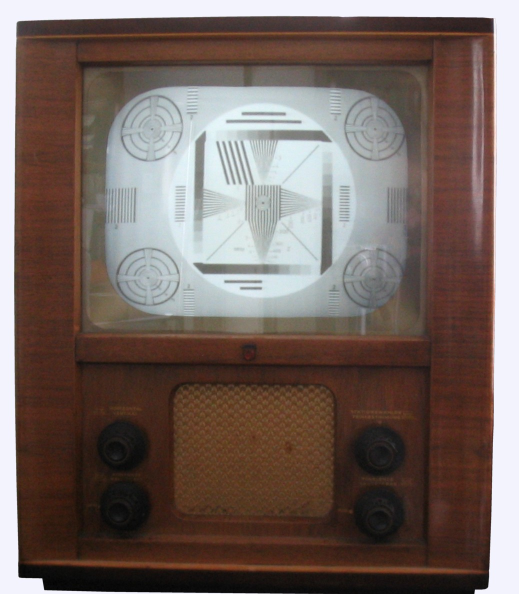
#> input picture assets/craftedbycm/tv_source.jpg, 1038 x 1188 px (shown at 1/2 size); its folder holds only this picture in this run
$ python -i compose.py   (imports and definitions only)
#> lines starting #> are read from the running program, lines starting #| are printed output that depends on the picture
### config.py
"""Clés API, constantes globales et helpers partagés du pipeline Curio."""

import datetime
import json
import sys
import unicodedata
from pathlib import Path

ROOT = Path(__file__).resolve().parent

ASSETS_DIR = ROOT / "assets"
REFERENCE_DIR = ASSETS_DIR / "curio_reference"
CLIPS_DIR = ASSETS_DIR / "clips"
LOGO_PATH = ASSETS_DIR / "logo_curio.png"
HOOK_FRAMES_DIR = ASSETS_DIR / "hook_frames"
HOOK_FRAME_FRANCAIS = HOOK_FRAMES_DIR / "hook_frame_francais.png"
HOOK_FRAME_MATHS = HOOK_FRAMES_DIR / "hook_frame_maths.png"
DATA_XLSX = ROOT / "data" / "Competences_Curio.xlsx"
OUTPUT_DIR = ROOT / "output"

REFERENCE_FILES = [
    "style_fond_cahier.png",
    "style_illustration_01.png",
    "style_illustration_02.png",
    "curio_character_ref.png",
    "miniature_exemple.png",
]

CLIP_EXPLICATION_A = CLIPS_DIR / "curio_explication.mp4"
CLIP_EXPLICATION_B = CLIPS_DIR / "curio_explication_2.mp4"
CLIP_CTA = CLIPS_DIR / "curio_cta.mp4"

# Modèles
CLAUDE_MODEL = "claude-sonnet-5"
OPENAI_IMAGE_MODEL = "gpt-image-2"
IMAGE_SIZE = "1024x1792"
IMAGE_SIZE_FALLBACK = "1024x1536"  # si l'API refuse la taille du brief
WHISPER_MODEL = "small"

# Coûts estimés (USD)
COST_IMAGE = 0.011
COST_AUDIO_VERSION = 0.11
COST_SCRIPT = 0.02
COST_DESCRIPTION = 0.02

# CTA — v2.11 : un seul CTA fixe partout (script narré, CTA visuel, description
# Instagram), plus d'alternance abonnement/commentaire (v2.3 abandonnée).
CTA_TEXTE = "Envoie CURIO en MP pour recevoir une activité/un exercice gratuit !"

ELEVENLABS_CONFIG = {
    "model_id": "eleven_v3",
    "language": "fr",
    "target_duration_seconds": (28, 35),
    # Recalibré v2.8 : les 100 mots supposaient ~180 mots/min. Mesuré en prod
    # sur 6 générations (voix Curio 8, eleven_v3) : 141-160 mots/min réels,
    # jamais 180. 78-88 mots reste dans 28-35s même au débit le plus lent
    # observé (141 mots/min) et au plus rapide (160 mots/min) — plus de marge
    # qui compte sur le montage pour rattraper un script trop long.
    "word_count_target": (78, 88),
    "versions_to_generate": 2,
    "output_format": "mp3_44100_128",
}

# Séquence de montage : la durée totale du reel = durée de l'audio choisi (+ AUDIO_TAIL).
# Les clips sont fixes (assets physiques à longueur imposée) ; les illustrations
# sont flexibles et se partagent le temps restant au prorata des timecodes RÉELS
# du script.json de chaque reel (v2.8 — plus de poids statique codé en dur : un
# poids fixe désynchronise l'affichage dès que l'audio final s'éloigne de la
# durée nominale visée par le script). CTA : clip utilisé tel quel côté vidéo
# (plus de trim_start) — "dynamic" au lieu de "fixed" : sa durée réelle est
# mesurée sur le fichier à chaque montage (generators/video_assembler.py), pas
# recodée en dur, pour ne pas se désynchroniser si le clip est remplacé par un
# autre d'une durée légèrement différente. Sa piste audio native (lip-sync
# Seedance) n'est en revanche jamais utilisée (v2.15) : comme pour le hook,
# seule la voix ElevenLabs choisie joue, en continu sur tout le reel — deux
# voix différentes sur le CTA cassaient le rythme du reel (retour sur v2.14).
TIMELINE = [
    ("hook_video.mp4", {"fixed": 4}),
    ("illus_1.png", {"flex": True}),
    (CLIP_EXPLICATION_A, {"fixed": 4}),
    ("illus_2.png", {"flex": True}),
    (CLIP_EXPLICATION_B, {"fixed": 4}),
    ("illus_3.png", {"flex": True}),
    (CLIP_CTA, {"dynamic": True}),
]
AUDIO_TAIL = 0.2  # marge après la fin de la voix, en secondes

VIDEO_WIDTH = 1080
VIDEO_HEIGHT = 1920
VIDEO_FPS = 30
VIDEO_BITRATE = "6M"


def load_env():
    """Lit le fichier .env à la racine et retourne un dict clé → valeur."""
    env_path = ROOT / ".env"
    if not env_path.exists():
        sys.exit("Erreur : fichier .env introuvable à la racine du projet.")
    env = {}
    for line in env_path.read_text().splitlines():
        line = line.strip()
        if not line or line.startswith("#") or "=" not in line:
            continue
        key, _, value = line.partition("=")
        env[key.strip()] = value.strip()
    required = ["OPENAI_API_KEY", "ELEVENLABS_API_KEY", "ANTHROPIC_API_KEY", "ELEVENLABS_VOICE_ID"]
    missing = [k for k in required if not env.get(k)]
    if missing:
        sys.exit(f"Erreur : variables manquantes dans .env : {', '.join(missing)}")
    return env


ENV = load_env()


# [17 lines left out: functions slugify, confirm, not called in this run]


def confirm_cost(step_label, cost_usd):
    """Affiche le coût estimé et demande confirmation avant un appel API."""
    return confirm(f"{step_label} — cette étape coûtera ~{cost_usd:.3f}$. Confirmer ?")


# [33 lines left out: functions log_api_call, check_references, retry_loop, not called in this run]

### generators/math_renderers/compose.py
"""Composition générique fond cahier + contenu render_type (ADDENDUM v2.6 §5-6-8).

Réutilisé par tous les render_type (division_posee, soustraction_colonnes,
addition_colonnes, multiplication_posee, astuce_chaine) : chaque renderer
ne dessine que son contenu (fond transparent), compose_illustration() colle
ce contenu sur le fond cahier avec le style magazine-clip existant.
"""

import random

from PIL import Image, ImageDraw, ImageFilter, ImageFont

from config import ASSETS_DIR
from generators.math_renderers.cahier_background import CANVAS, make_cahier_background

# [1 line that did not run here, left out]

NAVY = (26, 43, 92)            # bleu marine Curio #1a2b5c
INK = (25, 25, 30)
STEP_RED = (176, 40, 40)
GREEN_RESULT = (0, 120, 70)

# Zone occupée par le contenu : ~65% de la hauteur, espace vide 30% en bas
# (même règle que les illustrations GPT Image 2, CLAUDE.md §5)
MAX_WIDTH_RATIO = 0.80
MAX_HEIGHT_RATIO = 0.55
TOP_MARGIN_RATIO = 0.16
MAX_UPSCALE = 2.0  # les renderers dessinent à taille modeste ; on remplit la zone cible


def get_font(size):
    return ImageFont.truetype(str(FONT_PATH), size)


def draw_col_text(draw, col_center_x, y, text, font, fill):
    """Dessine `text` centré horizontalement sur col_center_x.

    Patrick Hand n'est pas une police à chasse fixe (chaque chiffre a une
    largeur différente) : les renderers en colonnes (division, addition,
    soustraction, multiplication) doivent centrer chaque nombre dans sa
    colonne plutôt que le dessiner à un x fixe, sous peine de désalignement.
    """
    width = font.getlength(text)
    draw.text((col_center_x - width / 2, y), text, font=font, fill=fill)


def compose_illustration(content_img: Image.Image, output_path: str, rotation_deg: float = None):
    """Compose le contenu (RGBA, fond transparent) sur le fond cahier Curio.

    rotation_deg : None = tirage aléatoire -2°/+2° ("collé à la main").
    """
    if rotation_deg is None:
        rotation_deg = random.uniform(-2.0, 2.0)

    bg = make_cahier_background().convert("RGBA")

    content_rot = content_img.rotate(rotation_deg, expand=True, resample=Image.BICUBIC)

    max_w = int(CANVAS[0] * MAX_WIDTH_RATIO)
    max_h = int(CANVAS[1] * MAX_HEIGHT_RATIO)
    scale = min(max_w / content_rot.width, max_h / content_rot.height, MAX_UPSCALE)
    if abs(scale - 1.0) > 0.01:
        new_size = (int(content_rot.width * scale), int(content_rot.height * scale))
        content_rot = content_rot.resize(new_size, Image.LANCZOS)

    # Bordure blanche + ombre portée (style coupure de magazine)
    border = 22
    framed = Image.new("RGBA", (content_rot.width + border * 2, content_rot.height + border * 2), (255, 255, 255, 255))
    framed.paste(content_rot, (border, border), content_rot)

    shadow = Image.new("RGBA", framed.size, (0, 0, 0, 0))
    ImageDraw.Draw(shadow).rectangle([8, 12, framed.width, framed.height], fill=(0, 0, 0, 70))
    shadow = shadow.filter(ImageFilter.GaussianBlur(14))

    pos_x = (CANVAS[0] - framed.width) // 2
    pos_y = int(CANVAS[1] * TOP_MARGIN_RATIO)

    bg.alpha_composite(shadow, (pos_x, pos_y))
    bg.alpha_composite(framed, (pos_x, pos_y))

    bg.convert("RGB").save(output_path, quality=95)
    return output_path

>>> import cv2
>>> picture = cv2.imread('../../assets/craftedbycm/tv_source.jpg', cv2.IMREAD_GRAYSCALE)
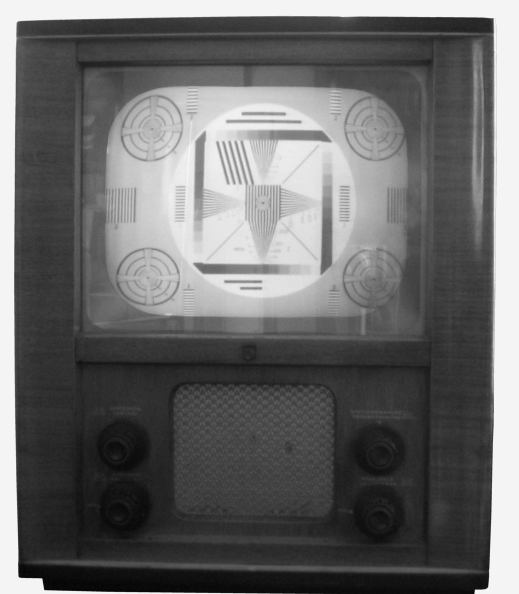
#> picture: shape (1188, 1038) (shown at 1/2 size); min 0, max 255, mean 105.8
>>> result = compose_illustration(picture, 'out.png')
#> (the run stopped early here; a loop or call above may not have finished)
